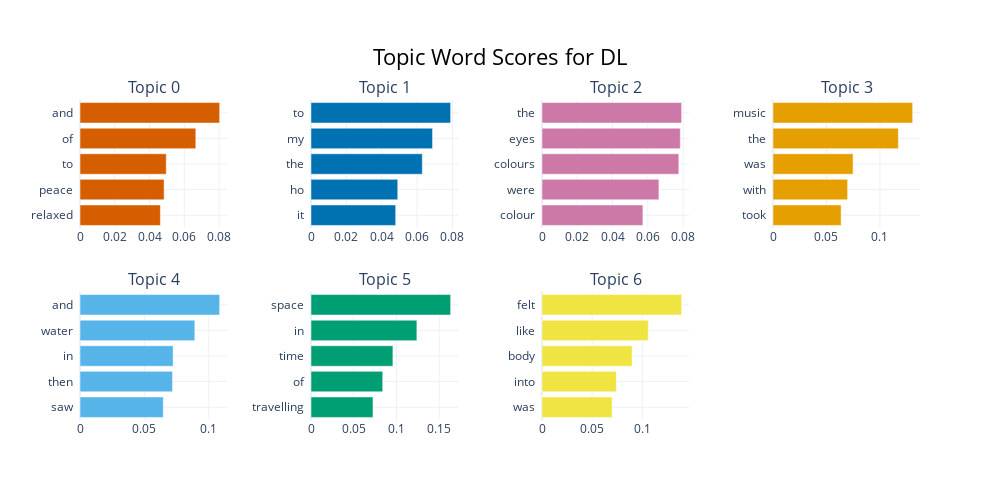

Write notebook code for a chart like this one.
### Code cell
topic_model.visualize_barchart(title=f'Topic Word Scores for {condition}',autoscale=True)

### Figure 1 — Plotly figure (JSON) as saved in the notebook; plotly's stock layout.template omitted (floating-point values rounded to 4 significant figures)
{"data": [{"marker": {"color": "#D55E00"}, "orientation": "h", "type": "bar", "x": [0.04623, 0.04838, 0.04961, 0.06662, 0.08033], "xaxis": "x", "y": ["relaxed  ", "peace  ", "to  ", "of  ", "and  "], "yaxis": "y"}, {"marker": {"color": "#0072B2"}, "orientation": "h", "type": "bar", "x": [0.04789, 0.04906, 0.06294, 0.06873, 0.07897], "xaxis": "x2", "y": ["it  ", "ho  ", "the  ", "my  ", "to  "], "yaxis": "y2"}, {"marker": {"color": "#CC79A7"}, "orientation": "h", "type": "bar", "x": [0.05721, 0.06627, 0.07756, 0.0784, 0.07916], "xaxis": "x3", "y": ["colour  ", "were  ", "colours  ", "eyes  ", "the  "], "yaxis": "y3"}, {"marker": {"color": "#E69F00"}, "orientation": "h", "type": "bar", "x": [0.06367, 0.06975, 0.07487, 0.1172, 0.1305], "xaxis": "x4", "y": ["took  ", "with  ", "was  ", "the  ", "music  "], "yaxis": "y4"}, {"marker": {"color": "#56B4E9"}, "orientation": "h", "type": "bar", "x": [0.06463, 0.07177, 0.07227, 0.08911, 0.1084], "xaxis": "x5", "y": ["saw  ", "then  ", "in  ", "water  ", "and  "], "yaxis": "y5"}, {"marker": {"color": "#009E73"}, "orientation": "h", "type": "bar", "x": [0.07251, 0.0839, 0.09583, 0.1239, 0.1634], "xaxis": "x6", "y": ["travelling  ", "of  ", "time  ", "in  ", "space  "], "yaxis": "y6"}, {"marker": {"color": "#F0E442"}, "orientation": "h", "type": "bar", "x": [0.06997, 0.07417, 0.08987, 0.1061, 0.1393], "xaxis": "x7", "y": ["was  ", "into  ", "body  ", "like  ", "felt  "], "yaxis": "y7"}], "layout": {"annotations": [{"font": {"size": 16}, "showarrow": false, "text": "Topic 0", "x": 0.0875, "xanchor": "center", "xref": "paper", "y": 1, "yanchor": "bottom", "yref": "paper"}, {"font": {"size": 16}, "showarrow": false, "text": "Topic 1", "x": 0.3625, "xanchor": "center", "xref": "paper", "y": 1, "yanchor": "bottom", "yref": "paper"}, {"font": {"size": 16}, "showarrow": false, "text": "Topic 2", "x": 0.6375, "xanchor": "center", "xref": "paper", "y": 1, "yanchor": "bottom", "yref": "paper"}, {"font": {"size": 16}, "showarrow": false, "text": "Topic 3", "x": 0.9125, "xanchor": "center", "xref": "paper", "y": 1, "yanchor": "bottom", "yref": "paper"}, {"font": {"size": 16}, "showarrow": false, "text": "Topic 4", "x": 0.0875, "xanchor": "center", "xref": "paper", "y": 0.4, "yanchor": "bottom", "yref": "paper"}, {"font": {"size": 16}, "showarrow": false, "text": "Topic 5", "x": 0.3625, "xanchor": "center", "xref": "paper", "y": 0.4, "yanchor": "bottom", "yref": "paper"}, {"font": {"size": 16}, "showarrow": false, "text": "Topic 6", "x": 0.6375, "xanchor": "center", "xref": "paper", "y": 0.4, "yanchor": "bottom", "yref": "paper"}], "height": 500, "hoverlabel": {"bgcolor": "white", "font": {"family": "Rockwell", "size": 16}}, "showlegend": false, "title": {"font": {"color": "Black", "size": 22}, "text": "Topic Word Scores for DL", "x": 0.5, "xanchor": "center", "yanchor": "top"}, "width": 1000, "xaxis": {"anchor": "y", "domain": [0, 0.175], "showgrid": true}, "xaxis2": {"anchor": "y2", "domain": [0.275, 0.45], "showgrid": true}, "xaxis3": {"anchor": "y3", "domain": [0.55, 0.725], "showgrid": true}, "xaxis4": {"anchor": "y4", "domain": [0.825, 1], "showgrid": true}, "xaxis5": {"anchor": "y5", "domain": [0, 0.175], "showgrid": true}, "xaxis6": {"anchor": "y6", "domain": [0.275, 0.45], "showgrid": true}, "xaxis7": {"anchor": "y7", "domain": [0.55, 0.725], "showgrid": true}, "xaxis8": {"anchor": "y8", "domain": [0.825, 1], "showgrid": true}, "yaxis": {"anchor": "x", "domain": [0.6, 1], "showgrid": true}, "yaxis2": {"anchor": "x2", "domain": [0.6, 1], "showgrid": true}, "yaxis3": {"anchor": "x3", "domain": [0.6, 1], "showgrid": true}, "yaxis4": {"anchor": "x4", "domain": [0.6, 1], "showgrid": true}, "yaxis5": {"anchor": "x5", "domain": [0, 0.4], "showgrid": true}, "yaxis6": {"anchor": "x6", "domain": [0, 0.4], "showgrid": true}, "yaxis7": {"anchor": "x7", "domain": [0, 0.4], "showgrid": true}, "yaxis8": {"anchor": "x8", "domain": [0, 0.4], "showgrid": true}}}
